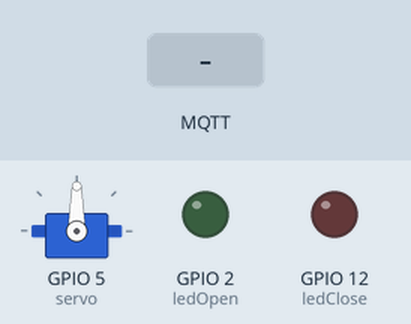
Simulated run of this sketch. Board: ESP32. Parts: servo, output pins drawn as LEDs (lit = HIGH). The inputs (shaded band) are chosen by the test bench. WiFi joins after 1.5 s; servers stay silent unless stated; random numbers use the default seed unless the sketch sets one; no MQTT or app messages arrive unless stated; what the sketch prints to the serial monitor is not drawn.

Above: at 2.7 s.
2.8 s: MQTT message "1" arrives on the first subscribed topic
At 2.95 s:
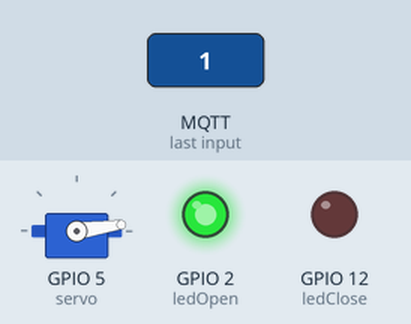
At 3.55 s:
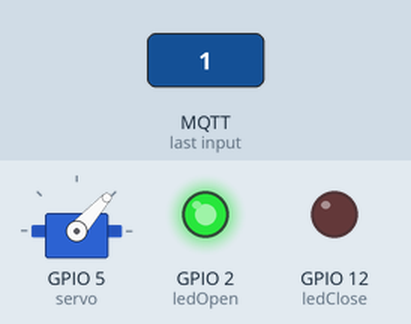
5.8 s: MQTT message "0" arrives on the first subscribed topic
At 9.3 s:
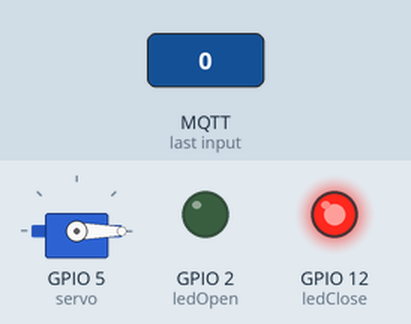
10.3 s: MQTT message "0" arrives on the first subscribed topic
Timing chart, 0 to 14.3 s (numbered marks = the images above; inputs shaded):
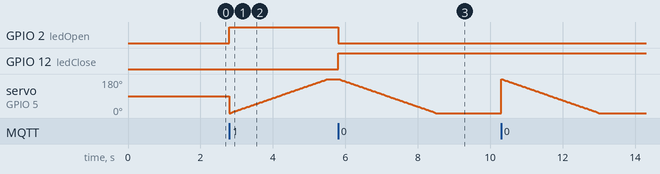

The sketch:

sketch.ino
```cpp
#include <WiFi.h>
#include <PubSubClient.h>
#include <ESP32Servo.h>


// Configurações do Wi-Fi
#define ssid "Wokwi-GUEST"
#define password ""
//const char* ssid = "Wokwi-GUEST";
//const char* password = "";


// Configurações do Broker MQTT (HiveMQ público)
#define mqttServer "broker.hivemq.com"
//const char* mqttServer = "broker.hivemq.com";

//#define mqttServer "test.mosquitto.org"

#define mqttPort 1883
//#define mqttPort 8000


#define mqttTopic "esp32/door"  // Tópico para receber as mensagens
//const char* mqttTopic = "esp32/door";


WiFiClient espClient;
PubSubClient client(espClient);  // Cliente MQTT


Servo servoMotor;

const int servo = 5;


// Configuração do LED
const int ledOpen = 2;  // Pino onde o LED está conectado
const int ledClose = 12;


void setup() {
  // put your setup code here, to run once:


  Serial.begin(115200);

  servoMotor.attach(servo);

  pinMode(ledOpen, OUTPUT);
  pinMode(ledClose, OUTPUT);

  setup_wifi();


  /*
 // Conectar ao Wi-Fi
  WiFi.begin(ssid, password);
  while (WiFi.status() != WL_CONNECTED) {
    delay(1000);
    Serial.println("Conectando ao Wi-Fi...");
  }
  Serial.println("Wi-Fi conectado");
  */

   // Conectar ao broker MQTT
  client.setServer(mqttServer, mqttPort);
  //client.setServer(mqttServer, 1883);
  client.setCallback(callback);


/*
  while (!client.connected()) {
    if (client.connect("ESP32Client")) {
      Serial.println("Conectado ao MQTT");

      if (client.subscribe(mqttTopic)) {  // Verificar se a assinatura foi bem-sucedida
        Serial.println("Inscrição no tópico realizada com sucesso.");
      } else {
        Serial.println("Erro ao se inscrever no tópico.");
      }

    } else {
      delay(5000);
    }
  }
*/

}


void setup_wifi() {
  Serial.println("Conectando ao Wi-Fi...");
  WiFi.begin(ssid, password);
  while (WiFi.status() != WL_CONNECTED) {
    delay(500);
    Serial.print(".");
  }
  Serial.println("\nWi-Fi conectado");
}


void callback(char* topic, byte* payload, unsigned int length) {
  String msg = "";
  for (unsigned int i = 0; i < length; i++) {
    msg += (char)payload[i];
  }
  Serial.println("Mensagem recebida: " + msg);

  //digitalWrite(led, msg == "1" ? HIGH : LOW);

  if (msg == "1") {

    for(int i =0; i <= 180 ; i += 1 ){
      servoMotor.write(i);
      digitalWrite(ledOpen, HIGH);
      digitalWrite(ledClose, LOW);
      delay(15);
    }

  }else if(msg == "0") {

    for(int i =180; i >= 0 ; i -= 1 ){
      servoMotor.write(i);
      digitalWrite(ledOpen, LOW);
      digitalWrite(ledClose, HIGH);
      delay(15);
    }

  }


}


void reconnect() {
  while (!client.connected()) {
    Serial.print("Conectando MQTT...");
    // Client ID único para evitar desconexão
    String clientId = "ESP32Client-" + String(random(0xffff), HEX);
    if (client.connect(clientId.c_str())) {
      Serial.println("Conectado");
      client.subscribe(mqttTopic);
    } else {
      Serial.print("Falhou, rc=");
      Serial.print(client.state());
      Serial.println(" Tentando novamente em 2s");
      delay(2000);
    }
  }
}

/*
void reconnect() {
  while (!client.connected()) {
    Serial.print("Conectando MQTT...");
    if (client.connect("ESP32Client")) {
      Serial.println("Conectado");
      client.subscribe("led/control");
    } else {
      Serial.print("Falhou, rc=");
      Serial.print(client.state());
      delay(2000);
    }
  }
}
*/


void loop() {
  if (!client.connected()) {
    reconnect();
  }
  client.loop();
}


/*
void loop() {
  // put your main code here, to run repeatedly:
  client.loop();
}
*/

/*
void callback(char* topic, byte* payload, unsigned int length) {
  String message = "";
  for (int i = 0; i < length; i++) {
    message += (char)payload[i];
  }

   Serial.println("Mensagem recebida: " + message);

 // Ligar ou desligar o LED com base na mensagem recebida
  if (message == "ON") {
    digitalWrite(led, HIGH);
    Serial.println("Liga o LED"); // Liga o LED
  } else if (message == "OFF") {
    digitalWrite(led, LOW);   // Desliga o LED
    Serial.println("Desliga o LED");
  } else {
    Serial.println("Mensagem desconhecida: " + message);  // Adicionando log para caso de valores inesperados
  }

}
*/
```

Measured:
- after the input at 2.8 s, GPIO 2 (ledOpen): LOW → HIGH at once
- after the input at 5.8 s, GPIO 2 (ledOpen): HIGH → LOW at once; GPIO 12 (ledClose): LOW → HIGH at once; servo on GPIO 5 (servo): moves from 180° to 0° over 2.7 s, starting at once
